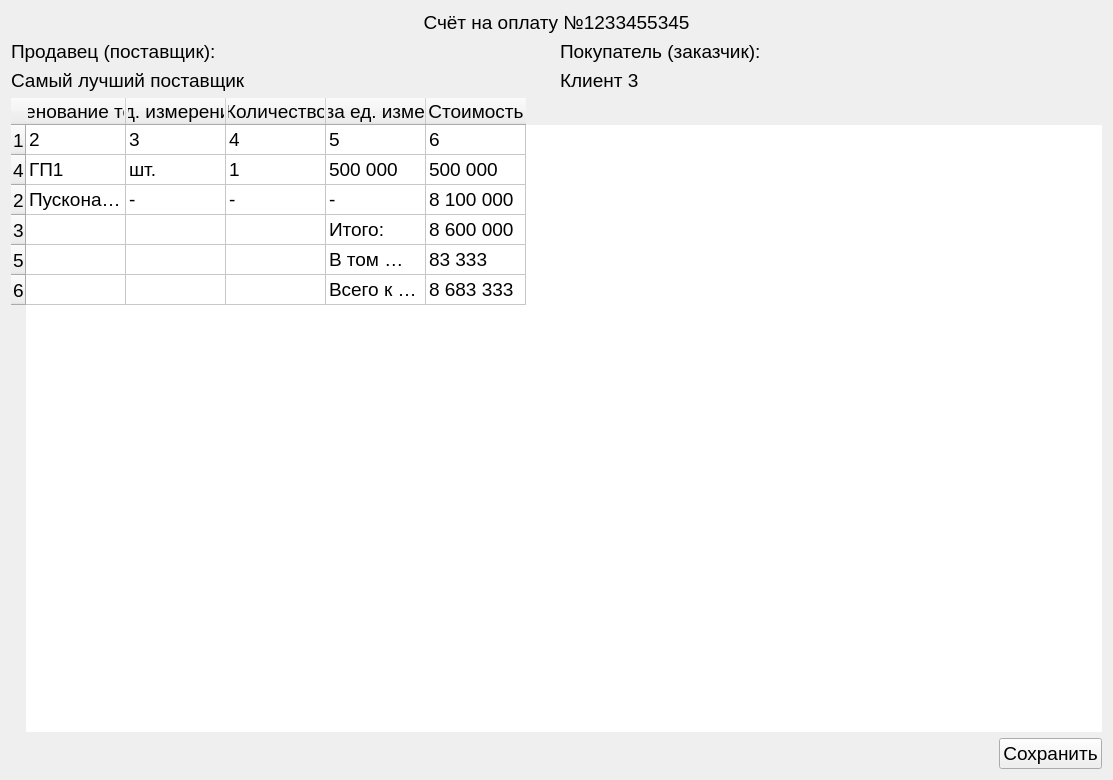
<?xml version="1.0" encoding="UTF-8"?>
<ui version="4.0">
 <class>Arrears</class>
 <widget class="QWidget" name="Arrears">
  <property name="geometry">
   <rect>
    <x>0</x>
    <y>0</y>
    <width>1113</width>
    <height>780</height>
   </rect>
  </property>
  <property name="font">
   <font>
    <pointsize>14</pointsize>
   </font>
  </property>
  <property name="windowTitle">
   <string>Счет на оплату</string>
  </property>
  <layout class="QGridLayout" name="gridLayout">
   <item row="0" column="0" colspan="2">
    <widget class="QLabel" name="label">
     <property name="text">
      <string>Счёт на оплату №1233455345</string>
     </property>
     <property name="alignment">
      <set>Qt::AlignCenter</set>
     </property>
    </widget>
   </item>
   <item row="1" column="0">
    <widget class="QLabel" name="label_seller">
     <property name="text">
      <string>Продавец (поставщик):</string>
     </property>
    </widget>
   </item>
   <item row="1" column="1">
    <widget class="QLabel" name="label_buyer">
     <property name="text">
      <string>Покупатель (заказчик):</string>
     </property>
    </widget>
   </item>
   <item row="2" column="0">
    <widget class="QLabel" name="label_2">
     <property name="text">
      <string>Самый лучший поставщик</string>
     </property>
    </widget>
   </item>
   <item row="2" column="1">
    <widget class="QLabel" name="label_3">
     <property name="text">
      <string>Клиент 3</string>
     </property>
    </widget>
   </item>
   <item row="3" column="0" colspan="2">
    <widget class="QTableWidget" name="tableWidget">
     <property name="frameShape">
      <enum>QFrame::NoFrame</enum>
     </property>
     <property name="frameShadow">
      <enum>QFrame::Sunken</enum>
     </property>
     <row>
      <property name="text">
       <string>1</string>
      </property>
     </row>
     <row>
      <property name="text">
       <string>4</string>
      </property>
     </row>
     <row>
      <property name="text">
       <string>2</string>
      </property>
     </row>
     <row>
      <property name="text">
       <string>3</string>
      </property>
     </row>
     <row>
      <property name="text">
       <string>5</string>
      </property>
     </row>
     <row>
      <property name="text">
       <string>6</string>
      </property>
     </row>
     <column>
      <property name="text">
       <string>Наименование товара</string>
      </property>
     </column>
     <column>
      <property name="text">
       <string>Ед. измерения</string>
      </property>
     </column>
     <column>
      <property name="text">
       <string>Количество</string>
      </property>
     </column>
     <column>
      <property name="text">
       <string>Цена за ед. измерения</string>
      </property>
     </column>
     <column>
      <property name="text">
       <string>Стоимость</string>
      </property>
     </column>
     <item row="0" column="0">
      <property name="text">
       <string>2</string>
      </property>
     </item>
     <item row="0" column="1">
      <property name="text">
       <string>3</string>
      </property>
     </item>
     <item row="0" column="2">
      <property name="text">
       <string>4</string>
      </property>
     </item>
     <item row="0" column="3">
      <property name="text">
       <string>5</string>
      </property>
     </item>
     <item row="0" column="4">
      <property name="text">
       <string>6</string>
      </property>
     </item>
     <item row="1" column="0">
      <property name="text">
       <string>ГП1</string>
      </property>
     </item>
     <item row="1" column="1">
      <property name="text">
       <string>шт.</string>
      </property>
     </item>
     <item row="1" column="2">
      <property name="text">
       <string>1</string>
      </property>
     </item>
     <item row="1" column="3">
      <property name="text">
       <string>500 000</string>
      </property>
     </item>
     <item row="1" column="4">
      <property name="text">
       <string>500 000</string>
      </property>
     </item>
     <item row="2" column="0">
      <property name="text">
       <string>Пусконаладочные работы</string>
      </property>
     </item>
     <item row="2" column="1">
      <property name="text">
       <string>-</string>
      </property>
     </item>
     <item row="2" column="2">
      <property name="text">
       <string>-</string>
      </property>
     </item>
     <item row="2" column="3">
      <property name="text">
       <string>-</string>
      </property>
     </item>
     <item row="2" column="4">
      <property name="text">
       <string>8 100 000</string>
      </property>
     </item>
     <item row="3" column="3">
      <property name="text">
       <string>Итого:</string>
      </property>
     </item>
     <item row="3" column="4">
      <property name="text">
       <string>8 600 000</string>
      </property>
     </item>
     <item row="4" column="3">
      <property name="text">
       <string>В том числе НДС (20%)</string>
      </property>
     </item>
     <item row="4" column="4">
      <property name="text">
       <string>83 333</string>
      </property>
     </item>
     <item row="5" column="3">
      <property name="text">
       <string>Всего к оплате</string>
      </property>
     </item>
     <item row="5" column="4">
      <property name="text">
       <string>8 683 333</string>
      </property>
     </item>
    </widget>
   </item>
   <item row="4" column="0" colspan="2">
    <layout class="QHBoxLayout" name="horizontalLayout">
     <item>
      <spacer name="horizontalSpacer">
       <property name="orientation">
        <enum>Qt::Horizontal</enum>
       </property>
       <property name="sizeHint" stdset="0">
        <size>
         <width>608</width>
         <height>20</height>
        </size>
       </property>
      </spacer>
     </item>
     <item>
      <widget class="QPushButton" name="pushButton_save">
       <property name="text">
        <string>Сохранить</string>
       </property>
      </widget>
     </item>
    </layout>
   </item>
  </layout>
 </widget>
 <resources/>
 <connections/>
</ui>
